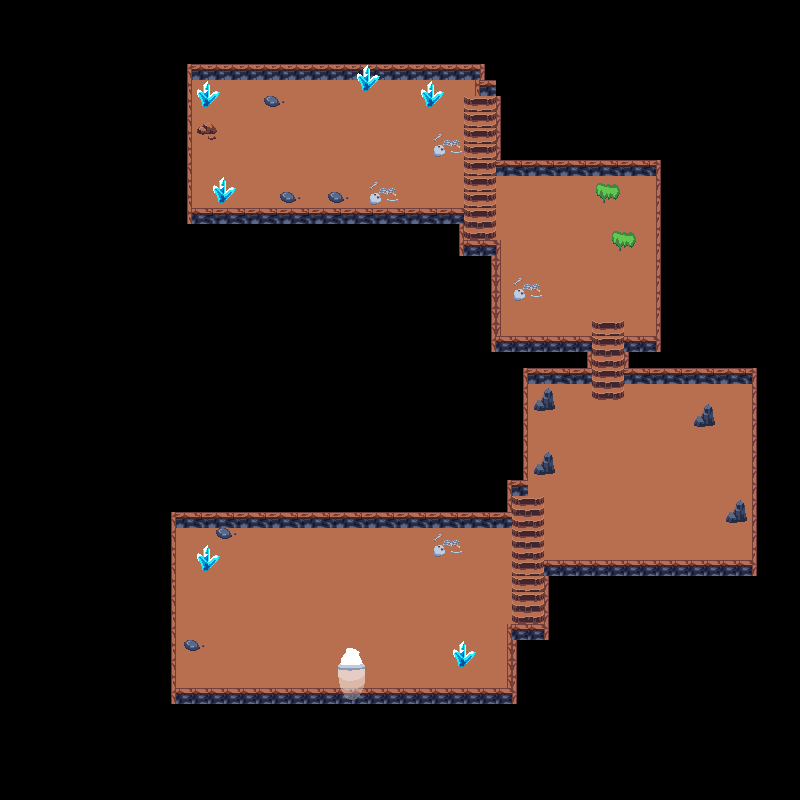

This game map was drawn from its Tiled (.tmx) file and the tilesets committed beside it. A one-line description and the trimmed map source follow:
An orthogonal 50x50 tile map with 16x16 px tiles, 4 tile layers (floor, stairs, walls, décoration) and 44 objects (42x collision, exit_dungeon, spawn_dungeon).

<map version="1.8" tiledversion="1.8.5" orientation="orthogonal" renderorder="right-down" width="50" height="50" tilewidth="16" tileheight="16" infinite="0" nextlayerid="6" nextobjectid="48">
 <tileset firstgid="1" source="dungeon.tsx" />
 <layer id="1" name="floor" width="50" height="50">
  <data>[2500 cells, 608 non-empty, 16 distinct tile ids]</data>
 </layer>
 <layer id="2" name="stairs" width="50" height="50">
  <data>[2500 cells, 44 non-empty, 4 distinct tile ids]</data>
 </layer>
 <layer id="3" name="walls" width="50" height="50">
  <data>[2500 cells, 216 non-empty, 9 distinct tile ids]</data>
 </layer>
 <layer id="4" name="décoration" width="50" height="50">
  <data>[2500 cells, 100 non-empty, 36 distinct tile ids]</data>
 </layer>
 <objectgroup id="5" name="objects">
  <object id="2" type="collision" x="186" y="64" width="297.333" height="16.6667" />
  <object id="3" type="collision" x="184.667" y="78" width="7.33333" height="144.667" />
  <object id="4" type="collision" x="192" y="208" width="271.333" height="18.6667" />
  <object id="5" type="collision" x="262" y="94.6667" width="24" height="13.3333" />
  <object id="6" type="collision" x="196.667" y="82.6667" width="22" height="24.6667" />
  <object id="7" type="collision" x="195.333" y="119.333" width="24" height="21.3333" />
  <object id="9" type="collision" x="208" y="176" width="28" height="29.3333" />
  <object id="10" type="collision" x="276.667" y="190" width="27.3333" height="14.6667" />
  <object id="11" type="collision" x="324" y="189.333" width="27.3333" height="17.3333" />
  <object id="12" type="collision" x="354.667" y="80.6667" width="25.3333" height="12.6667" />
  <object id="13" type="collision" x="415.333" y="81.3333" width="28" height="29.3333" />
  <object id="14" type="collision" x="532.667" y="386.667" width="22.6667" height="27.3333" />
  <object id="15" type="collision" x="688" y="400" width="32.6667" height="30.6667" />
  <object id="16" type="collision" x="532.667" y="448" width="24" height="28.6667" />
  <object id="17" type="collision" x="722.667" y="496.667" width="24.6667" height="28.6667" />
  <object id="18" type="collision" x="447.333" y="638" width="31.3333" height="30.6667" />
  <object id="19" type="collision" x="212.667" y="525.333" width="28" height="15.3333" />
  <object id="20" type="collision" x="194" y="542" width="27.3333" height="29.3333" />
  <object id="21" type="collision" x="179.333" y="637.333" width="26" height="14.6667" />
  <object id="22" type="collision" x="506" y="623.333" width="42.6667" height="18" />
  <object id="23" type="collision" x="171.333" y="512" width="339.333" height="16.6667" />
  <object id="24" type="collision" x="168" y="527.333" width="8.66667" height="176.667" />
  <object id="25" type="collision" x="505.333" y="640" width="10.6667" height="65.3333" />
  <object id="26" type="collision" x="175.333" y="687.333" width="330.667" height="16" />
  <object id="27" type="collision" x="542.667" y="559.333" width="7.33333" height="64.6667" />
  <object id="28" type="collision" x="505.333" y="480" width="5.33333" height="31.3333" />
  <object id="29" type="collision" x="549.333" y="559.333" width="207.333" height="18" />
  <object id="30" type="collision" x="751.333" y="368" width="5.33333" height="192.667" />
  <object id="31" type="collision" x="509.333" y="478" width="19.3333" height="18.6667" />
  <object id="32" type="collision" x="522.667" y="367.333" width="5.33333" height="110" />
  <object id="33" type="collision" x="526.667" y="366.667" width="66" height="17.3333" />
  <object id="34" type="collision" x="623.333" y="368" width="128.667" height="17.3333" />
  <object id="35" type="collision" x="586" y="336.667" width="6" height="29.3333" />
  <object id="36" type="collision" x="490" y="335.333" width="96.6667" height="16.6667" />
  <object id="37" type="collision" x="489.333" y="240" width="11.3333" height="94" />
  <object id="38" type="collision" x="623.333" y="337.333" width="5.33333" height="29.3333" />
  <object id="39" type="collision" x="629.333" y="336.667" width="31.3333" height="14.6667" />
  <object id="40" type="collision" x="656.667" y="160.667" width="6" height="174" />
  <object id="41" type="collision" x="460" y="240" width="28" height="16.6667" />
  <object id="42" type="collision" x="496" y="160" width="159.333" height="18.6667" />
  <object id="43" type="collision" x="495.333" y="96.6667" width="6" height="61.3333" />
  <object id="44" type="collision" x="476.667" y="80.6667" width="18.6667" height="17.3333" />
  <object id="45" name="exit_dungeon" x="338.667" y="646" width="26.6667" height="52.6667" />
  <object id="47" name="spawn_dungeon" x="354.667" y="592.667">
   <point />
  </object>
 </objectgroup>
</map>
